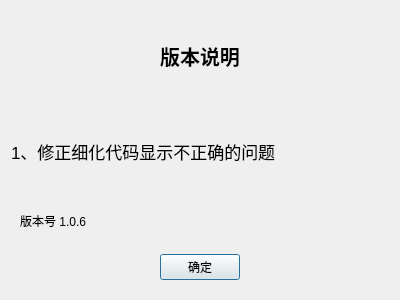
<?xml version="1.0" encoding="UTF-8"?>
<ui version="4.0">
 <class>VersionInstructions</class>
 <widget class="QDialog" name="VersionInstructions">
  <property name="geometry">
   <rect>
    <x>0</x>
    <y>0</y>
    <width>400</width>
    <height>300</height>
   </rect>
  </property>
  <property name="windowTitle">
   <string>Dialog</string>
  </property>
  <layout class="QVBoxLayout" name="verticalLayout">
   <item>
    <widget class="QLabel" name="label_3">
     <property name="font">
      <font>
       <pointsize>15</pointsize>
       <weight>75</weight>
       <bold>true</bold>
      </font>
     </property>
     <property name="text">
      <string>版本说明</string>
     </property>
     <property name="alignment">
      <set>Qt::AlignCenter</set>
     </property>
    </widget>
   </item>
   <item>
    <widget class="QLabel" name="label">
     <property name="font">
      <font>
       <pointsize>13</pointsize>
      </font>
     </property>
     <property name="text">
      <string>&lt;html&gt;&lt;head/&gt;&lt;body&gt;&lt;p&gt;1、修正细化代码显示不正确的问题&lt;/p&gt;&lt;/body&gt;&lt;/html&gt;</string>
     </property>
    </widget>
   </item>
   <item>
    <widget class="QWidget" name="widget_2" native="true">
     <property name="sizePolicy">
      <sizepolicy hsizetype="Preferred" vsizetype="Fixed">
       <horstretch>0</horstretch>
       <verstretch>0</verstretch>
      </sizepolicy>
     </property>
     <layout class="QHBoxLayout" name="horizontalLayout_2">
      <item>
       <widget class="QLabel" name="label_4">
        <property name="text">
         <string>版本号 1.0.6</string>
        </property>
       </widget>
      </item>
     </layout>
    </widget>
   </item>
   <item>
    <widget class="QWidget" name="widget" native="true">
     <property name="sizePolicy">
      <sizepolicy hsizetype="Preferred" vsizetype="Fixed">
       <horstretch>0</horstretch>
       <verstretch>0</verstretch>
      </sizepolicy>
     </property>
     <layout class="QHBoxLayout" name="horizontalLayout">
      <item>
       <widget class="QPushButton" name="pushButton">
        <property name="sizePolicy">
         <sizepolicy hsizetype="Fixed" vsizetype="Fixed">
          <horstretch>0</horstretch>
          <verstretch>0</verstretch>
         </sizepolicy>
        </property>
        <property name="text">
         <string>确定</string>
        </property>
       </widget>
      </item>
     </layout>
    </widget>
   </item>
  </layout>
 </widget>
 <resources/>
 <connections/>
</ui>
